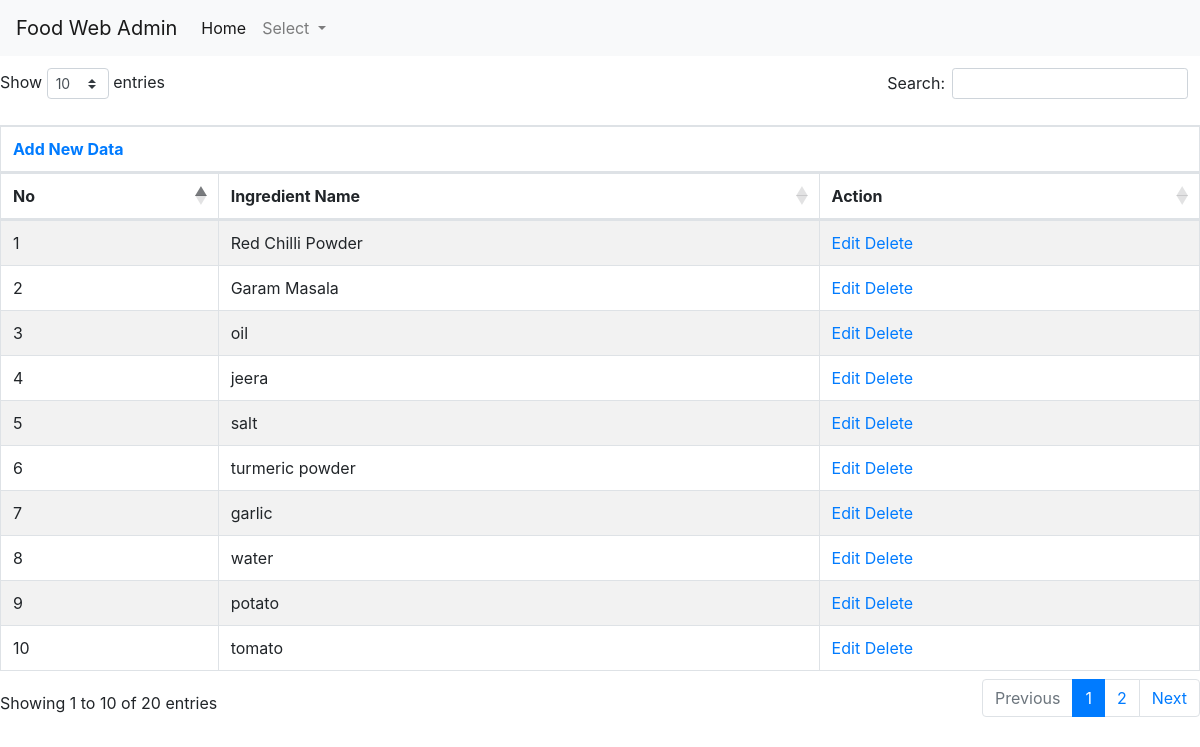
The page /admin/ingredient_list.php on the database its author committed.
### tables this page shows
CREATE TABLE `ingredient` (
  `id` int(11) NOT NULL,
  `name` varchar(255) NOT NULL
);

### admin/ingredient_list.php (the view, shortened to what this page needs)
<?php
include '../cdn.php';
?>
<!DOCTYPE html>
<html>
<head>
</head>
<body>
	<?php
	include '../connection.php';
	include 'admin-nav.php';
	?>
	<table id="example" class="table table-striped table-bordered" style="width:100%">
		<thead>
			<tr>
				<th colspan="3">
					<a href="ingredient.php">Add New Data</a>
				</th>
			</tr>
			<tr>
				<th>No</th>
				<th> Ingredient Name</th>
				<th>Action</th>
			</tr>
		</thead>
		<?php
		@$qry= "SELECT * FROM ingredient";
		$result = mysqli_query($conn,$qry);
		$row=mysqli_fetch_all($result,MYSQLI_ASSOC);
		if($row)
		{
			?>
			<tbody>
				<?php
				$id_count=0;
				foreach($row as $data)
					{
						$id_count++;
						?>
						<tr>
							<td><?php echo "$id_count"; ?></td>
							<td><?php  echo $data['name'];  ?></td>
							<td>
								<a href="ingredient.php?id=<?php  echo $data['id'];  ?>">Edit</a>
								<a href="ingredient_list.php?id=<?php  echo $data['id'];  ?>">Delete</a>
							</td>
						</tr>
						<?php
					}
					?>
				</tbody>
			</table>
			<?php
		}
		else
		{
			echo "not";
		}
?>
</body>
</html>

### cdn.php (shortened to what this page needs)
<link rel="stylesheet" href="https://maxcdn.bootstrapcdn.com/bootstrap/4.0.0/css/bootstrap.min.css">
<link href="https://stackpath.bootstrapcdn.com/bootstrap/4.5.0/css/bootstrap.min.css" rel="stylesheet">
<link rel="stylesheet" href="https://cdnjs.cloudflare.com/ajax/libs/font-awesome/4.7.0/css/font-awesome.min.css">
<link rel="stylesheet" type="text/css" href="https://cdn.datatables.net/1.10.20/css/dataTables.bootstrap4.min.css">
<link rel="stylesheet" type="text/css" href="style.css">

### admin/admin-nav.php (shortened to what this page needs)
<link rel="stylesheet" type="text/css" href="../style.css">
<nav class="navbar navbar-expand-lg navbar-light bg-light">
  <a class="navbar-brand" href="#">Food Web Admin</a>
  <div class="collapse navbar-collapse" id="navbarSupportedContent">
    <ul class="navbar-nav mr-auto">
      <li class="nav-item active">
        <a class="nav-link" href="index.php">Home <span class="sr-only">(current)</span></a>
      </li>
      <li class="nav-item dropdown">
        <a class="nav-link dropdown-toggle" href="#" id="navbarDropdown" role="button" data-toggle="dropdown" aria-haspopup="true" aria-expanded="false">
          Select
        </a>
      </li>
    </ul>
  </div>
</nav>

### style.css (style rules this page uses)
* { box-sizing: border-box; }

### rows shown on the page
ingredient: name "Red Chilli Powder"
ingredient: name "Garam Masala"
ingredient: name "oil"
ingredient: name "jeera"
ingredient: name "salt"
ingredient: name "turmeric powder"
ingredient: name "garlic"
ingredient: name "water"
ingredient: name "potato"
ingredient: name "tomato"
